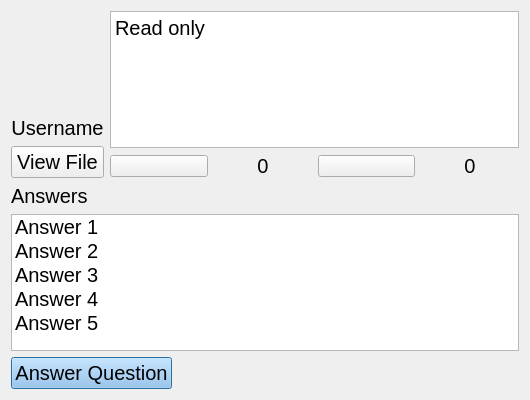
<?xml version="1.0" encoding="UTF-8"?>
<ui version="4.0">
 <class>Post_1</class>
 <widget class="QDialog" name="Post_1">
  <property name="geometry">
   <rect>
    <x>0</x>
    <y>0</y>
    <width>530</width>
    <height>400</height>
   </rect>
  </property>
  <property name="windowTitle">
   <string>Post</string>
  </property>
  <layout class="QFormLayout" name="formLayout">
   <item row="3" column="0" colspan="2">
    <widget class="QListWidget" name="listWidget">
     <property name="palette">
      <palette>
       <active>
        <colorrole role="Highlight">
         <brush brushstyle="SolidPattern">
          <color alpha="255">
           <red>146</red>
           <green>194</green>
           <blue>242</blue>
          </color>
         </brush>
        </colorrole>
        <colorrole role="HighlightedText">
         <brush brushstyle="SolidPattern">
          <color alpha="255">
           <red>0</red>
           <green>0</green>
           <blue>0</blue>
          </color>
         </brush>
        </colorrole>
       </active>
       <inactive>
        <colorrole role="Highlight">
         <brush brushstyle="SolidPattern">
          <color alpha="255">
           <red>146</red>
           <green>194</green>
           <blue>242</blue>
          </color>
         </brush>
        </colorrole>
        <colorrole role="HighlightedText">
         <brush brushstyle="SolidPattern">
          <color alpha="255">
           <red>0</red>
           <green>0</green>
           <blue>0</blue>
          </color>
         </brush>
        </colorrole>
       </inactive>
       <disabled>
        <colorrole role="HighlightedText">
         <brush brushstyle="SolidPattern">
          <color alpha="255">
           <red>0</red>
           <green>0</green>
           <blue>0</blue>
          </color>
         </brush>
        </colorrole>
       </disabled>
      </palette>
     </property>
     <property name="font">
      <font>
       <pointsize>15</pointsize>
      </font>
     </property>
     <item>
      <property name="text">
       <string>Answer 1</string>
      </property>
     </item>
     <item>
      <property name="text">
       <string>Answer 2</string>
      </property>
     </item>
     <item>
      <property name="text">
       <string>Answer 3</string>
      </property>
     </item>
     <item>
      <property name="text">
       <string>Answer 4</string>
      </property>
     </item>
     <item>
      <property name="text">
       <string>Answer 5</string>
      </property>
     </item>
    </widget>
   </item>
   <item row="4" column="0">
    <layout class="QHBoxLayout" name="horizontalLayout_2">
     <item>
      <widget class="QPushButton" name="pushButton">
       <property name="sizePolicy">
        <sizepolicy hsizetype="Maximum" vsizetype="Maximum">
         <horstretch>0</horstretch>
         <verstretch>0</verstretch>
        </sizepolicy>
       </property>
       <property name="palette">
        <palette>
         <active>
          <colorrole role="Button">
           <brush brushstyle="SolidPattern">
            <color alpha="255">
             <red>146</red>
             <green>194</green>
             <blue>242</blue>
            </color>
           </brush>
          </colorrole>
         </active>
         <inactive>
          <colorrole role="Button">
           <brush brushstyle="SolidPattern">
            <color alpha="255">
             <red>146</red>
             <green>194</green>
             <blue>242</blue>
            </color>
           </brush>
          </colorrole>
         </inactive>
         <disabled>
          <colorrole role="Button">
           <brush brushstyle="SolidPattern">
            <color alpha="255">
             <red>146</red>
             <green>194</green>
             <blue>242</blue>
            </color>
           </brush>
          </colorrole>
         </disabled>
        </palette>
       </property>
       <property name="font">
        <font>
         <pointsize>15</pointsize>
        </font>
       </property>
       <property name="text">
        <string>Answer Question</string>
       </property>
      </widget>
     </item>
    </layout>
   </item>
   <item row="2" column="0" colspan="2">
    <layout class="QVBoxLayout" name="verticalLayout_10">
     <item>
      <layout class="QHBoxLayout" name="horizontalLayout_12">
       <item>
        <layout class="QVBoxLayout" name="verticalLayout">
         <item>
          <widget class="QLabel" name="label_userPic">
           <property name="text">
            <string/>
           </property>
           <property name="alignment">
            <set>Qt::AlignmentFlag::AlignCenter</set>
           </property>
          </widget>
         </item>
         <item>
          <widget class="QLabel" name="label_username">
           <property name="sizePolicy">
            <sizepolicy hsizetype="Preferred" vsizetype="Maximum">
             <horstretch>0</horstretch>
             <verstretch>0</verstretch>
            </sizepolicy>
           </property>
           <property name="font">
            <font>
             <pointsize>15</pointsize>
            </font>
           </property>
           <property name="text">
            <string>Username</string>
           </property>
           <property name="alignment">
            <set>Qt::AlignmentFlag::AlignHCenter|Qt::AlignmentFlag::AlignTop</set>
           </property>
          </widget>
         </item>
         <item>
          <widget class="QPushButton" name="pushButton_2">
           <property name="sizePolicy">
            <sizepolicy hsizetype="Preferred" vsizetype="Maximum">
             <horstretch>0</horstretch>
             <verstretch>0</verstretch>
            </sizepolicy>
           </property>
           <property name="font">
            <font>
             <pointsize>15</pointsize>
            </font>
           </property>
           <property name="text">
            <string>View File</string>
           </property>
          </widget>
         </item>
        </layout>
       </item>
       <item>
        <layout class="QVBoxLayout" name="verticalLayout_2">
         <item>
          <widget class="QPlainTextEdit" name="plainTextEdit_questionText">
           <property name="font">
            <font>
             <pointsize>15</pointsize>
            </font>
           </property>
           <property name="plainText">
            <string>Read only</string>
           </property>
          </widget>
         </item>
         <item>
          <layout class="QHBoxLayout" name="horizontalLayout_3">
           <item>
            <widget class="QPushButton" name="pushButton_upPost">
             <property name="text">
              <string/>
             </property>
            </widget>
           </item>
           <item>
            <widget class="QLabel" name="label_upPostCount">
             <property name="font">
              <font>
               <pointsize>15</pointsize>
              </font>
             </property>
             <property name="text">
              <string>0</string>
             </property>
             <property name="alignment">
              <set>Qt::AlignmentFlag::AlignCenter</set>
             </property>
            </widget>
           </item>
           <item>
            <widget class="QPushButton" name="pushButton_downPost">
             <property name="text">
              <string/>
             </property>
            </widget>
           </item>
           <item>
            <widget class="QLabel" name="label_downPostCount">
             <property name="font">
              <font>
               <pointsize>15</pointsize>
              </font>
             </property>
             <property name="text">
              <string>0</string>
             </property>
             <property name="alignment">
              <set>Qt::AlignmentFlag::AlignCenter</set>
             </property>
            </widget>
           </item>
          </layout>
         </item>
        </layout>
       </item>
      </layout>
     </item>
     <item>
      <widget class="QLabel" name="label_3">
       <property name="sizePolicy">
        <sizepolicy hsizetype="Preferred" vsizetype="Maximum">
         <horstretch>0</horstretch>
         <verstretch>0</verstretch>
        </sizepolicy>
       </property>
       <property name="font">
        <font>
         <pointsize>15</pointsize>
        </font>
       </property>
       <property name="text">
        <string>Answers</string>
       </property>
       <property name="alignment">
        <set>Qt::AlignmentFlag::AlignBottom|Qt::AlignmentFlag::AlignLeading|Qt::AlignmentFlag::AlignLeft</set>
       </property>
      </widget>
     </item>
    </layout>
   </item>
  </layout>
 </widget>
 <resources/>
 <connections/>
</ui>
